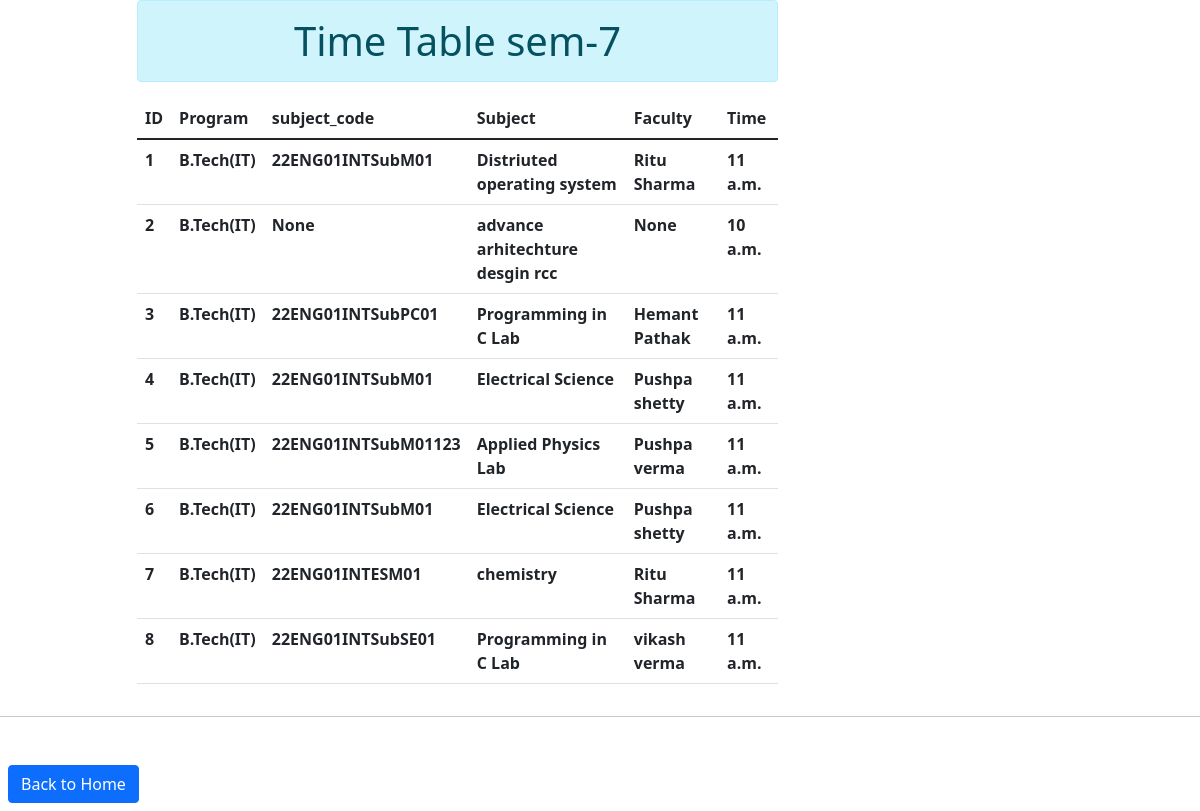
The page /sem7 (signed in) on the database its author committed.
### timetableA/models.py (models this page shows)
class Sem7(models.Model):
    user = models.ForeignKey(User, on_delete=models.CASCADE,null=True)
    Program = models.CharField(max_length= 50)
    subject_code = models.CharField(max_length=50,null=True)
    subject = models.CharField(max_length=50)
    Faculty = models.CharField(max_length=50,null=True)
    time = models.TimeField(null=True)
    class Meta:
        verbose_name = 'Sem7'
        verbose_name_plural = 'Sem7'

### timetableA/views.py (the view)
# urls.py: path('sem7',views.sem7,name='sem7'),
@login_required
def sem7(request):
    timetablesem7 = Sem7.objects.all()
    return render(request, 'sem7.html',{'timetablesem7':timetablesem7})

### Templates/sem7.html (shortened to what this page needs)
<!DOCTYPE html>
<html lang="en">
<head>
    <link href="https://cdn.jsdelivr.net/npm/bootstrap@5.1.3/dist/css/bootstrap.min.css" rel="stylesheet">
</head>
<body>
    <!DOCTYPE html>
<html lang="en">
<head>
    <link href="https://cdn.jsdelivr.net/npm/bootstrap@5.1.3/dist/css/bootstrap.min.css" rel="stylesheet">
</head>
<body>
        <div class="container">
            <div class="row">
                <div class="col-sm-7 offset-1">
                    <h1 class="text-center alert alert-info">Time Table sem-7</h1>
                    {% if timetablesem7 %}
                    <table class="table table-hover">
                        <thead>
                          <tr>
                            <th scope="col">ID</th>
                            <th scope="col">Program</th>
                            <th scope="col">subject_code</th>
                            <th scope="col">Subject</th>
                            <th scope="col">Faculty</th>
                            <th scope="col">Time</th>
                          </tr>
                        </thead>
                        <tbody>
                            {% for st in timetablesem7 %}
                          <tr>
                            <th scope="row">{{st.id}}</th>
                            <th scope="row">{{st.Program}}</th>
                            <th scope="row">{{st.subject_code}}</th>
                            <th scope="row">{{st.subject}}</th>
                            <th scope="row">{{st.Faculty}}</th>
                            <th scope="row">{{st.time}}</th>
                          </tr>
                          {% endfor %}
                        </tbody>
                      </table>
                    {% else %}
                    <h1 class='text-center alert alert-danger'>no data</h1>
                    {% endif %}
                </div>
            </div>
        </div>
        <hr><br>
        <a  class="btn btn-primary m-2" href="{% url 'home' %}">Back to Home</a>
</body>
</html>
</body>
</html>

### rows shown on the page
Sem7: id "1", Program "B.Tech(IT)", subject_code "22ENG01INTSubM01", subject "Distriuted operating system", Faculty "Ritu Sharma", time "11 a.m."
Sem7: id "2", Program "B.Tech(IT)", subject_code "None", subject "advance arhitechture desgin rcc", Faculty "None", time "10 a.m."
Sem7: id "3", Program "B.Tech(IT)", subject_code "22ENG01INTSubPC01", subject "Programming in C Lab", Faculty "Hemant Pathak", time "11 a.m."
Sem7: id "4", Program "B.Tech(IT)", subject_code "22ENG01INTSubM01", subject "Electrical Science", Faculty "Pushpa shetty", time "11 a.m."
Sem7: id "5", Program "B.Tech(IT)", subject_code "22ENG01INTSubM01123", subject "Applied Physics Lab", Faculty "Pushpa verma", time "11 a.m."
Sem7: id "6", Program "B.Tech(IT)", subject_code "22ENG01INTSubM01", subject "Electrical Science", Faculty "Pushpa shetty", time "11 a.m."
Sem7: id "7", Program "B.Tech(IT)", subject_code "22ENG01INTESM01", subject "chemistry", Faculty "Ritu Sharma", time "11 a.m."
Sem7: id "8", Program "B.Tech(IT)", subject_code "22ENG01INTSubSE01", subject "Programming in C Lab", Faculty "vikash verma", time "11 a.m."
